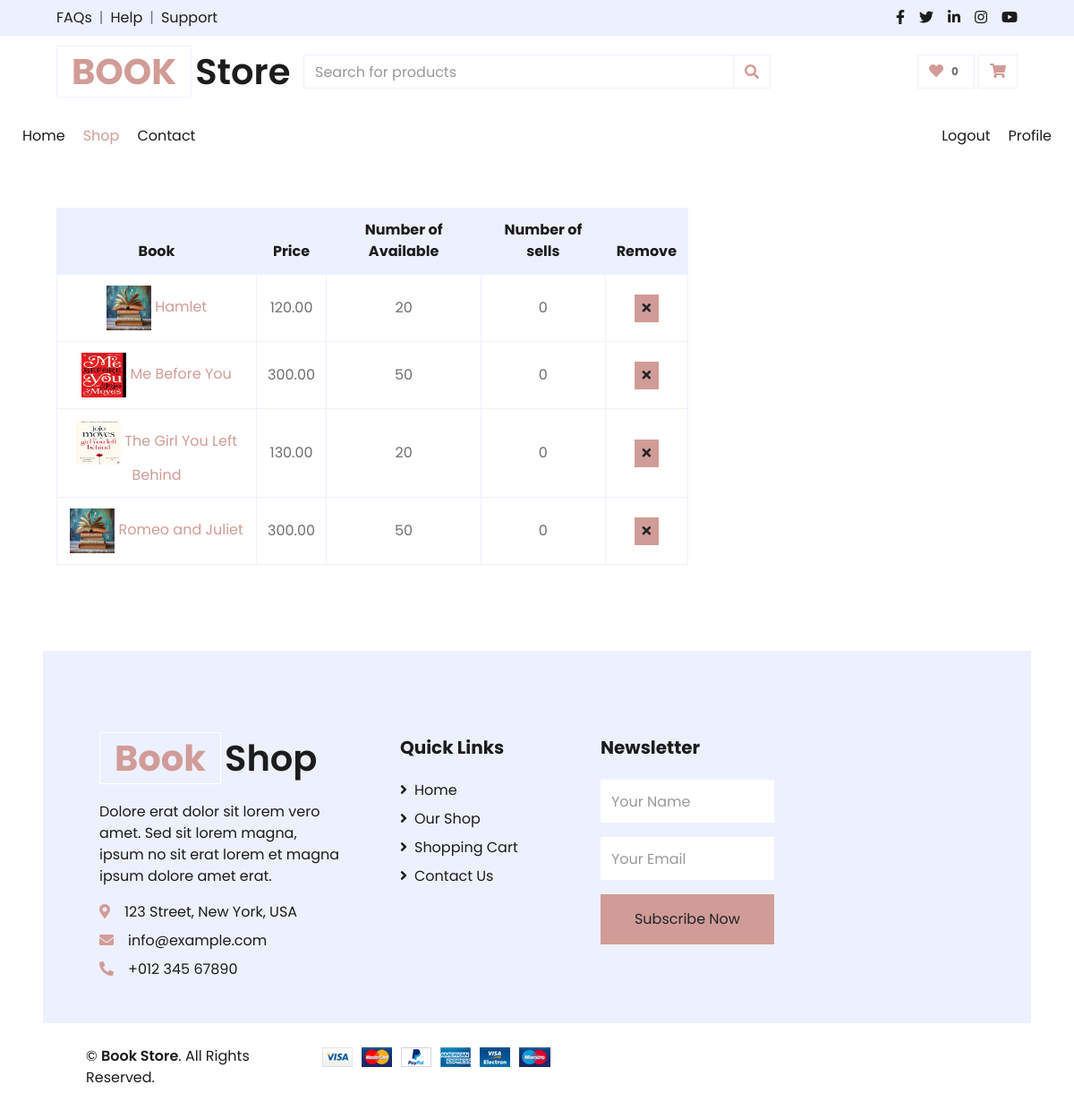
Page /book/empbook/ (signed in) on the committed database.
### store/models.py (models this page shows, shortened)
class Book(models.Model):
    STATUS_CHOICES=(
        ("A", "Available"),
        ("N","NonExistent")
    )
    title = models.CharField(max_length=200)
    authors = models.ManyToManyField(Author)
    language = models.CharField(max_length= 100)
    publisher = models.ForeignKey(Publisher , on_delete=models.CASCADE)
    published_year = models.IntegerField()
    status = models.CharField(max_length=1, choices=STATUS_CHOICES, default="A")
    description = models.TextField()
    price = models.DecimalField(max_digits=6, decimal_places=2)
    number_available = models.IntegerField()
    category = models.ManyToManyField(Category)
    image = models.ImageField(upload_to='book_images/', null=True, blank=True)
    numofsells = models.PositiveIntegerField(default=0)
    dateofadd=models.DateTimeField(auto_now_add=True)

### store/views.py (the view)
# urls.py: path('empbook/', views.BookListView.as_view(), name='empbook'),
class BookListView(ListView):
    model=Book
    template_name = 'store/allbook.html'
    paginate_by = 10

### store/templates/store/empbook.html (shortened to what this page needs)
{% extends 'core/base.html' %}
{% load static %}
{% block content %}
<div class="container-fluid pt-5">
    <div class="row px-xl-5">
        <div class="col-lg-8 table-responsive mb-5">
            <table class="table table-bordered text-center mb-0">
                <thead class="bg-secondary text-dark">
                    <tr>
                        <th>Book</th>
                        <th>Price</th>
                        <th>Number of Available</th>
                        <th>Number of sells</th>
                        <th>Remove</th>
                    </tr>
                </thead>
                <tbody class="align-middle">
                    {% for book in object_list %}
                    <tr>
                        <td class="align-middle">
                            <a href="{% url 'update_book' book.pk %}">
                                {% if book.image %}
                                <img class="img-fluid" src="{{ book.image.url }}" alt=""
                                    style="width: 50px; height: 50px; ">
                                {% else %}
                                <img class="img-fluid" src="{% static 'core/img/default-image.jpg' %}"
                                    alt="No image available" style="width: 50px;height: 50px ">
                                {% endif %}
                                {{book.title}}</a>
                        </td>
                        <td class="align-middle">{{book.price}}</td>
                        <td class="align-middle">{{book.number_available}}</td>
                        <td class="align-middle">{{book.numofsells}}</td>
                        <form method="post" action="{% url 'delete_book' book.pk %}">
                            <td class="align-middle"><button class="btn btn-sm btn-primary" type="submit" name="action"
                                    value="remove">
                                    <i class="fa fa-times"></i>
                                </button></td>
                        </form>
                    </tr>
                    {%endfor%}
                </tbody>
            </table>
        </div>
        {%endblock%}

### rows in the picture
Book: title "Hamlet", price "120.00", number_available "20", numofsells "0"
Book: image (picture), title "Me Before You", price "300.00", number_available "50", numofsells "0"
Book: image (picture), title "The Girl You Left Behind", price "130.00", number_available "20", numofsells "0"
Book: title "Romeo and Juliet", price "300.00", number_available "50", numofsells "0"
